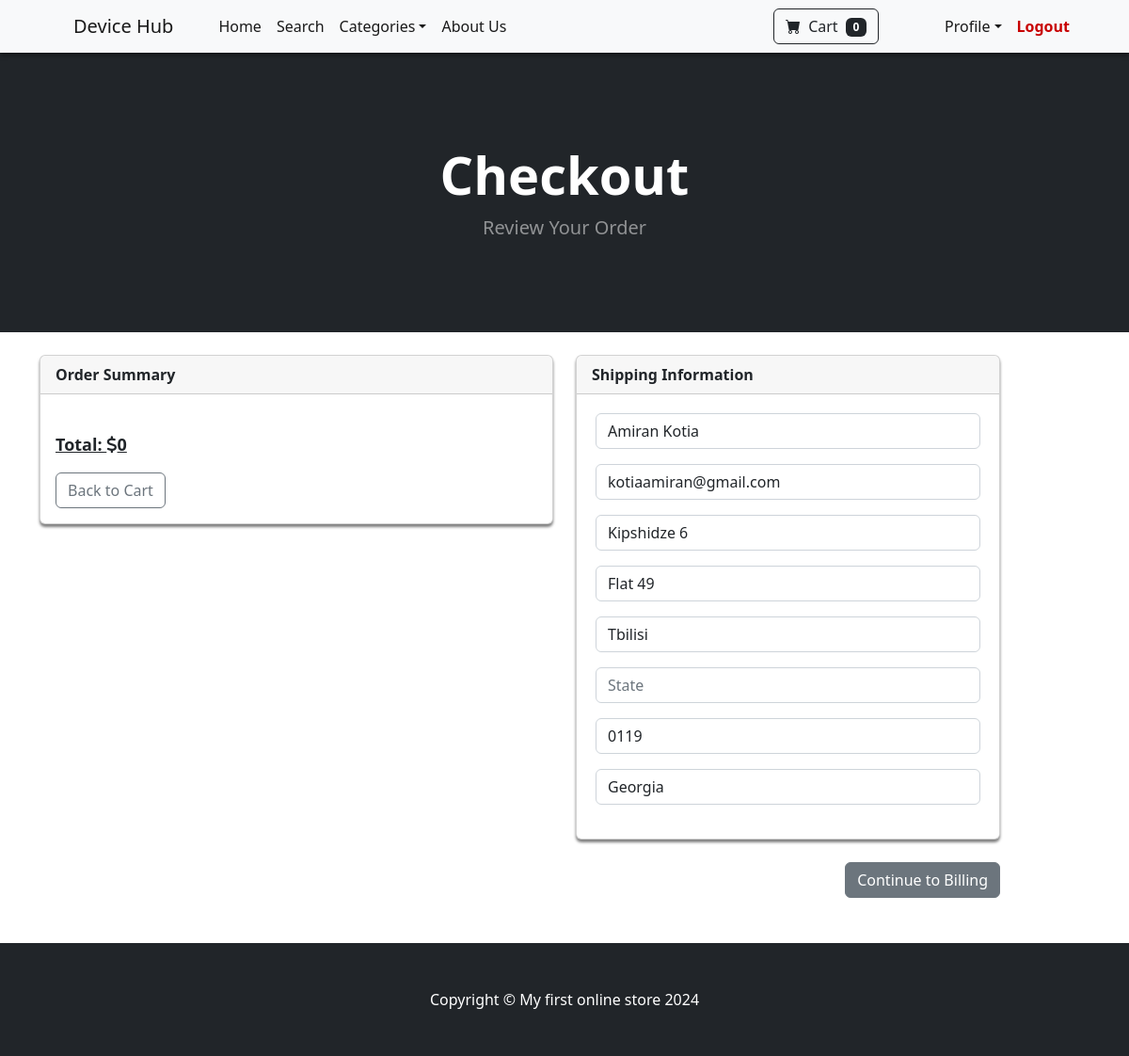
The app's page /payment/checkout (signed in) with its own data.
### payment/models.py (models this page shows, shortened)
class ShippingAddress(models.Model):
    user = models.ForeignKey(User, on_delete=models.CASCADE, null=True, blank=True)
    shipping_full_name = models.CharField(max_length=250)
    shipping_email = models.CharField(max_length=250)
    shipping_address1 = models.CharField(max_length=250)
    shipping_address2 = models.CharField(max_length=250, null=True, blank=True)
    shipping_city = models.CharField(max_length=250)
    shipping_state = models.CharField(max_length=250, null=True, blank=True)
    shipping_zipcode = models.CharField(max_length=250, null=True, blank=True)
    shipping_country = models.CharField(max_length=250)
    class Meta:
        verbose_name_plural = "Shipping Address"

### payment/views.py (the view)
# urls.py: path('checkout', views.checkout, name = "checkout"),
def checkout(request):
    cart = Cart(request)
    cart_products = cart.get_prods
    quantities = cart.get_quants
    totals = cart.cart_total()
    if request.user.is_authenticated:
        shipping_user = ShippingAddress.objects.get(user__id=request.user.id)
        shipping_form = ShippingForm(request.POST or None, instance=shipping_user)
        return render(request, 'payment/checkout.html', {"cart_products": cart_products, "quantities": quantities, "totals": totals, "shipping_form": shipping_form})
    else:
        shipping_form = ShippingForm(request.POST or None)
        return render(request, 'payment/checkout.html', {"cart_products": cart_products, "quantities": quantities, "totals": totals, "shipping_form": shipping_form})

### cart/cart.py (called while the page is built, shortened)
    def cart_total(self):
        product_ids = self.cart.keys()
        products = Product.objects.filter(id__in=product_ids)
        quantities = self.cart
        total = 0
        return total

    def __len__(self):
        return len(self.cart)

    def get_prods(self):
        product_ids = self.cart.keys()
        products = Product.objects.filter(id__in = product_ids)
        return products

### cart/context_processors.py (called while the page is built)
def cart(request):
    return {'cart': Cart(request)}

### payment/templates/payment/checkout.html (shortened to what this page needs)
{% extends 'base.html' %} {% block content %}
<header class="bg-dark py-5">
  <div class="container px-4 px-lg-5 my-5">
    <div class="text-center text-white">
      <h1 class="display-4 fw-bolder">Checkout</h1>
      <p class="lead fw-normal text-white-50 mb-0">
        Review Your Order
      </p>
    </div>
  </div>
</header>
<br />
<div class="container" style="min-height: 46%;">
  <div class="row">
      <div class="col-md-6">
          <div class="card">
              <div class="card-header">
              <strong>
                Order Summary
              </strong>
              </div>
              <div class="card-body">
                  <br>
                  <div class="total-checkout">
                  <p style="font-weight: bold; font-size: large; text-decoration: underline;">Total: <i class="fa-solid fa-dollar-sign"></i>{{ totals }}</p>
                  <a href="{% url 'cart_summary' %}" class="btn btn-outline-secondary">Back to Cart</a>
                  </div>
              </div>
            </div>
      </div>
      <div class="col-md-5 d-flex flex-column" style="height: 100%;">
            <div class="card flex-grow-1">
              <div class="card-header">
                  <strong>
                Shipping Information
                  </strong>
              </div>
              <div class="card-body" style="padding: 20px;">
                <form method="POST" action="{% url 'billing_info' %}">
                  {{ shipping_form.as_p }}
              </div>
          </div>
          <br>
          <div class="mt-auto d-flex justify-content-end">
            <button type="submit" class="btn btn-secondary">Continue to Billing</button>
        </div>
      </div>
  </div>
</div>
<br><br>
{% endblock %}

### records on screen
ShippingAddress: shipping_full_name "Amiran Kotia", shipping_email "kotiaamiran@gmail.com", shipping_address1 "Kipshidze 6", shipping_address2 "Flat 49", shipping_city "Tbilisi", shipping_zipcode "0119", shipping_country "Georgia"

### other values on screen
{{ cart|length }} "0"
{{ totals }} "0"
